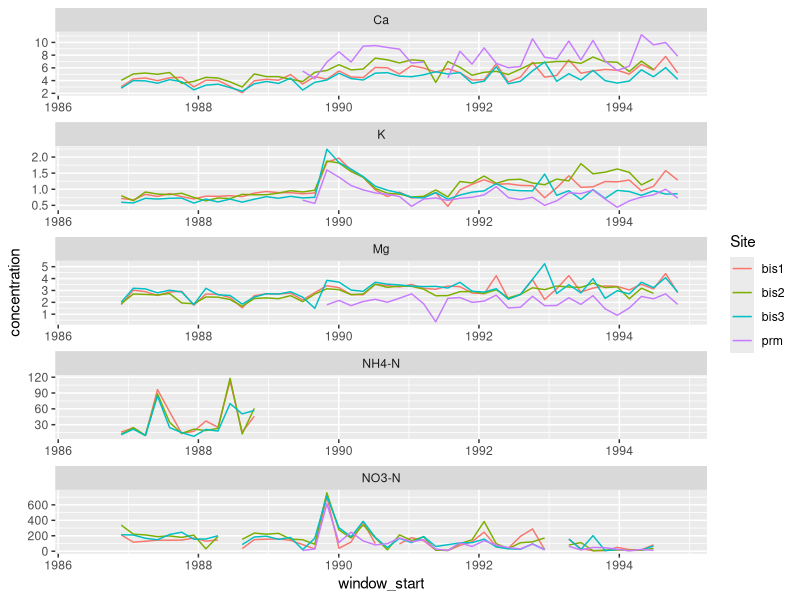

The R source for this figure:
library(tidyverse)
bisley1 <- read_csv("data/bisley1.csv")
bisley2 <- read_csv("data/bisley2.csv")
bisley3 <- read_csv("data/bisley3.csv")
prm <- read_csv("data/prm.csv")

#keep columns: 
# - Sample_Date
# - NH4-N
# - NO3-N
# - K
# - Ca
# - Mg

#select relevant columns and label by site
cleaned_bis_1 <- bisley1 |> 
  select(`NH4-N`, `NO3-N`, Sample_Date, K, Ca, Mg) |> 
  mutate(Site = "bis1")
cleaned_bis_2 <- bisley2 |> 
  select(`NH4-N`, `NO3-N`, Sample_Date, K, Ca, Mg) |> 
  mutate(Site = "bis2")
cleaned_bis_3 <- bisley3 |> 
  select(`NH4-N`, `NO3-N`, Sample_Date, K, Ca, Mg) |> 
  mutate(Site = "bis3")
cleaned_prm <- prm |> 
  select(`NH4-N`, `NO3-N`, Sample_Date, K, Ca, Mg) |> 
  mutate(Site = "prm")




# new tables for 9 week moving averages for each site
bis_window_1 <- tibble (
  window_start = seq(ymd("1986-05-20"), ymd("1994-12-30"), by = "9 weeks"),
  Site = "bis1",
  `NH4-N` = NA,
  `NO3-N` = NA,
  K = NA,
  Ca = NA,
  Mg = NA
)
bis_window_2 <- tibble (
  window_start = seq(ymd("1986-05-20"), ymd("1994-12-30"), by = "9 weeks"),
  Site = "bis2",
  `NH4-N` = NA,
  `NO3-N` = NA,
  K = NA,
  Ca = NA,
  Mg = NA
)
bis_window_3 <- tibble (
  window_start = seq(ymd("1986-05-20"), ymd("1994-12-30"), by = "9 weeks"),
  Site = "bis3",
  `NH4-N` = NA,
  `NO3-N` = NA,
  K = NA,
  Ca = NA,
  Mg = NA
)
prm_window <- tibble (
  window_start = seq(ymd("1986-05-20"), ymd("1994-12-30"), by = "9 weeks"),
  Site = "prm",
  `NH4-N` = NA,
  `NO3-N` = NA,
  K = NA,
  Ca = NA,
  Mg = NA
)


## create a moving window average for each dataset
# Bis 1:
for(i in 1:nrow(bis_window_1)){
  w1 <- bis_window_1$window_start[i]
  w2 <- w1 + 9

  `NH4-N` <- cleaned_bis_1$`NH4-N`[cleaned_bis_1$Sample_Date >= w1 & cleaned_bis_1$Sample_Date < w2]
  `NO3-N` <- cleaned_bis_1$`NO3-N`[cleaned_bis_1$Sample_Date >= w1 & cleaned_bis_1$Sample_Date < w2]
  K <- cleaned_bis_1$K[cleaned_bis_1$Sample_Date >= w1 & cleaned_bis_1$Sample_Date < w2]
  Ca <- cleaned_bis_1$Ca[cleaned_bis_1$Sample_Date >= w1 & cleaned_bis_1$Sample_Date < w2]
  Mg <- cleaned_bis_1$Mg[cleaned_bis_1$Sample_Date >= w1 & cleaned_bis_1$Sample_Date < w2]
  Site <- cleaned_bis_1$Site[w1]

  bis_window_1$`NH4-N`[i] <- mean(`NH4-N`, na.rm = TRUE)
  bis_window_1$`NO3-N`[i] <- mean(`NO3-N`, na.rm = TRUE)
  bis_window_1$K[i] <- mean(K, na.rm = TRUE)
  bis_window_1$Ca[i] <- mean(Ca, na.rm = TRUE)
  bis_window_1$Mg[i] <- mean(Mg, na.rm = TRUE)
  
}

# Bis 2:
for(i in 1:nrow(bis_window_2)){
  w1 <- bis_window_2$window_start[i]
  w2 <- w1 + 9

  `NH4-N` <- cleaned_bis_2$`NH4-N`[cleaned_bis_2$Sample_Date >= w1 & cleaned_bis_2$Sample_Date < w2]
  `NO3-N` <- cleaned_bis_2$`NO3-N`[cleaned_bis_2$Sample_Date >= w1 & cleaned_bis_2$Sample_Date < w2]
  K <- cleaned_bis_2$K[cleaned_bis_2$Sample_Date >= w1 & cleaned_bis_2$Sample_Date < w2]
  Ca <- cleaned_bis_2$Ca[cleaned_bis_2$Sample_Date >= w1 & cleaned_bis_2$Sample_Date < w2]
  Mg <- cleaned_bis_2$Mg[cleaned_bis_2$Sample_Date >= w1 & cleaned_bis_2$Sample_Date < w2]
  Site <- cleaned_bis_2$Site[w1]

  bis_window_2$`NH4-N`[i] <- mean(`NH4-N`, na.rm = TRUE)
  bis_window_2$`NO3-N`[i] <- mean(`NO3-N`, na.rm = TRUE)
  bis_window_2$K[i] <- mean(K, na.rm = TRUE)
  bis_window_2$Ca[i] <- mean(Ca, na.rm = TRUE)
  bis_window_2$Mg[i] <- mean(Mg, na.rm = TRUE)
  
}


# Bis 3:
for(i in 1:nrow(bis_window_3)){
  w1 <- bis_window_3$window_start[i]
  w2 <- w1 + 9

  `NH4-N` <- cleaned_bis_3$`NH4-N`[cleaned_bis_3$Sample_Date >= w1 & cleaned_bis_3$Sample_Date < w2]
  `NO3-N` <- cleaned_bis_3$`NO3-N`[cleaned_bis_3$Sample_Date >= w1 & cleaned_bis_3$Sample_Date < w2]
  K <- cleaned_bis_3$K[cleaned_bis_3$Sample_Date >= w1 & cleaned_bis_3$Sample_Date < w2]
  Ca <- cleaned_bis_3$Ca[cleaned_bis_3$Sample_Date >= w1 & cleaned_bis_3$Sample_Date < w2]
  Mg <- cleaned_bis_3$Mg[cleaned_bis_3$Sample_Date >= w1 & cleaned_bis_3$Sample_Date < w2]
  Site <- cleaned_bis_3$Site[w1]

  bis_window_3$`NH4-N`[i] <- mean(`NH4-N`, na.rm = TRUE)
  bis_window_3$`NO3-N`[i] <- mean(`NO3-N`, na.rm = TRUE)
  bis_window_3$K[i] <- mean(K, na.rm = TRUE)
  bis_window_3$Ca[i] <- mean(Ca, na.rm = TRUE)
  bis_window_3$Mg[i] <- mean(Mg, na.rm = TRUE)
  
}

# PRM:
for(i in 1:nrow(prm_window)){
  w1 <- prm_window$window_start[i]
  w2 <- w1 + 9

  `NH4-N` <- cleaned_prm$`NH4-N`[cleaned_prm$Sample_Date >= w1 & cleaned_prm$Sample_Date < w2]
  `NO3-N` <- cleaned_prm$`NO3-N`[cleaned_prm$Sample_Date >= w1 & cleaned_prm$Sample_Date < w2]
  K <- cleaned_prm$K[cleaned_prm$Sample_Date >= w1 & cleaned_prm$Sample_Date < w2]
  Ca <- cleaned_prm$Ca[cleaned_prm$Sample_Date >= w1 & cleaned_prm$Sample_Date < w2]
  Mg <- cleaned_prm$Mg[cleaned_prm$Sample_Date >= w1 & cleaned_prm$Sample_Date < w2]
  Site <- cleaned_prm$Site[w1]

  prm_window$`NH4-N`[i] <- mean(`NH4-N`, na.rm = TRUE)
  prm_window$`NO3-N`[i] <- mean(`NO3-N`, na.rm = TRUE)
  prm_window$K[i] <- mean(K, na.rm = TRUE)
  prm_window$Ca[i] <- mean(Ca, na.rm = TRUE)
  prm_window$Mg[i] <- mean(Mg, na.rm = TRUE)
  
}


complete <- bind_rows(bis_window_1, bis_window_2, bis_window_3, prm_window)
reshaped <- complete |> 
  pivot_longer(
    cols = c(`NH4-N`, `NO3-N`, K, Ca, Mg),
    names_to = "nutrient", 
    values_to = "concentration"
    )


ggplot(
  data = reshaped,
  mapping = aes(
    x = window_start,
    y = concentration,
    color = Site
  )
) + geom_line()+
  facet_wrap(
    vars(nutrient), 
    scales = "free", 
    ncol = 1
  )
